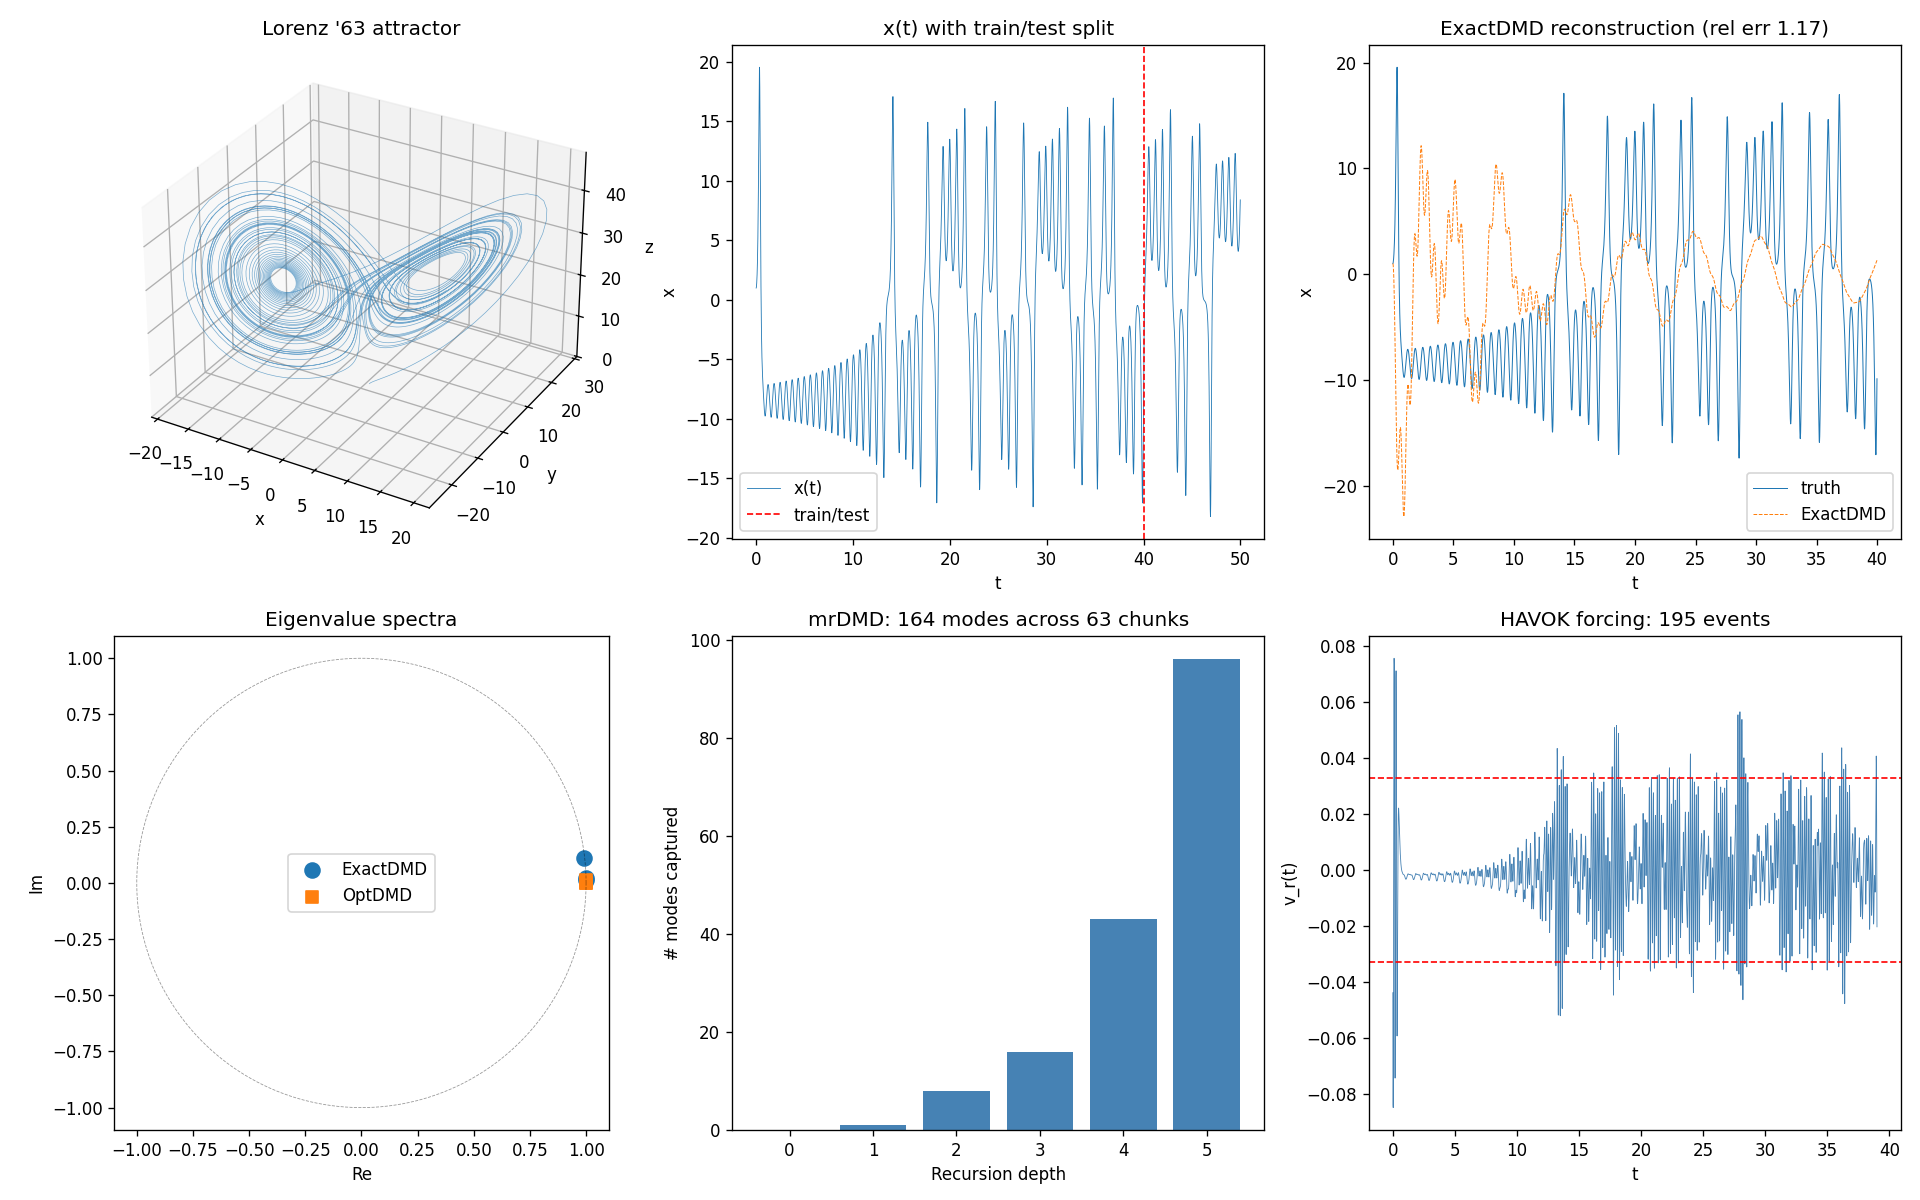

This figure's Python source:
"""Benchmark all DMD variants on Lorenz '63 chaotic data.

Lorenz is genuinely chaotic — no linear operator can capture it perfectly.
Standard DMD methods will produce structured but inaccurate reconstructions.
HAVOK is the right tool for this dataset (Brunton et al. 2017).

Metrics reported per method:
  - Fit time (seconds)
  - Reconstruction relative Frobenius error on training window
  - One-step-ahead RMSE on test window (where applicable)
  - Free-running forecast relative error over test window
  - Dominant frequencies recovered
"""

from __future__ import annotations

import time
import sys
import pathlib

import numpy as np
from scipy.signal import hilbert
import matplotlib
matplotlib.use("Agg")
import matplotlib.pyplot as plt

sys.path.insert(0, str(pathlib.Path(__file__).parent.parent))
import dmd_toolkit as dmd


# ──────────────────────────────────────────────────
# 1. Generate Lorenz '63 data
# ──────────────────────────────────────────────────
N_TOTAL = 5000
N_TRAIN = 4000
DT = 0.01

X_real, t = dmd.data.lorenz(n_steps=N_TOTAL, dt=DT)
print(f"Lorenz data shape: {X_real.shape}  (x, y, z over {N_TOTAL} steps)")

# DMD assumes complex-exponential modes. Hilbert transform gives the analytic
# signal so DMD on each spatial component is meaningful.
X = hilbert(X_real, axis=-1)

X_train = X[:, :N_TRAIN]
X_test = X[:, N_TRAIN:]
t_train = t[:N_TRAIN]
t_test = t[N_TRAIN:]
N_TEST = X_test.shape[1]


def rel_err(true: np.ndarray, est: np.ndarray) -> float:
    return float(np.linalg.norm(true - est, "fro") / np.linalg.norm(true, "fro"))


results: dict[str, dict] = {}


# ──────────────────────────────────────────────────
# 2. Exact DMD
# ──────────────────────────────────────────────────
t0 = time.perf_counter()
ed = dmd.exact_dmd(X_train, rank=3, dt=DT)
fit_time = time.perf_counter() - t0

X_recon = ed.reconstruct(t_train)
recon_err = rel_err(X_train, X_recon)
X_pred = ed.predict(N_TEST)
pred_err = rel_err(X_test, X_pred)

results["ExactDMD"] = {
    "fit_time": fit_time,
    "recon_err": recon_err,
    "pred_err": pred_err,
    "freqs": ed.frequencies,
    "growth": ed.growth_rates,
}


# ──────────────────────────────────────────────────
# 3. Optimized DMD
# ──────────────────────────────────────────────────
t0 = time.perf_counter()
od = dmd.optimized_dmd(X_train, rank=3, t=t_train)
fit_time = time.perf_counter() - t0

X_recon = od.reconstruct(t_train)
recon_err = rel_err(X_train, X_recon)
X_pred = od.reconstruct(t_test)
pred_err = rel_err(X_test, X_pred)

results["OptimizedDMD"] = {
    "fit_time": fit_time,
    "recon_err": recon_err,
    "pred_err": pred_err,
    "freqs": od.frequencies,
    "growth": od.growth_rates,
    "converged": od.converged,
}


# ──────────────────────────────────────────────────
# 4. BOP-DMD
# ──────────────────────────────────────────────────
t0 = time.perf_counter()
bop = dmd.bop_dmd(X_train, rank=3, t=t_train, n_trials=16, rng_seed=0)
fit_time = time.perf_counter() - t0

X_recon = bop.reconstruct(t_train)
recon_err = rel_err(X_train, X_recon)
X_pred = bop.reconstruct(t_test)
pred_err = rel_err(X_test, X_pred)

results["BOPDMD"] = {
    "fit_time": fit_time,
    "recon_err": recon_err,
    "pred_err": pred_err,
    "freqs": np.imag(bop.omega_mean) / (2 * np.pi),
    "growth": np.real(bop.omega_mean),
    "freq_std": np.imag(bop.omega_std) / (2 * np.pi),
    "n_trials": len(bop.trials),
}


# ──────────────────────────────────────────────────
# 5. Multi-Resolution DMD
# ──────────────────────────────────────────────────
t0 = time.perf_counter()
mr = dmd.mr_dmd(X_train, max_levels=6, rank=3, dt=DT, slow_cutoff=5.0)
fit_time = time.perf_counter() - t0

X_recon = mr.reconstruct(N_TRAIN)
recon_err = rel_err(X_train, X_recon)
# mrDMD doesn't naturally extend past the training window; skip pred

results["mrDMD"] = {
    "fit_time": fit_time,
    "recon_err": recon_err,
    "pred_err": float("nan"),
    "n_chunks": len(mr.levels),
    "n_modes_captured": sum(L["modes"].shape[1] for L in mr.levels),
}


# ──────────────────────────────────────────────────
# 6. HAVOK — on Lorenz x-coordinate only
# ──────────────────────────────────────────────────
t0 = time.perf_counter()
hav = dmd.havok(X_real[0, :N_TRAIN], delays=100, rank=15, dt=DT)
fit_time = time.perf_counter() - t0

# HAVOK fit-quality metric: how well does dv/dt = A v + B v_r fit?
state = hav.embedding
forcing = hav.forcing[:, None]
dstate = np.gradient(state, DT, axis=0)
predicted = state @ hav.A.T + forcing @ hav.B.T
linear_resid = rel_err(dstate, predicted)
events = hav.forcing_events(0.95)

results["HAVOK"] = {
    "fit_time": fit_time,
    "recon_err": linear_resid,  # residual of linear model fit
    "pred_err": float("nan"),
    "n_forcing_events": len(events),
    "forcing_threshold": hav.forcing_threshold(0.95),
    "rank": hav.rank,
}


# ──────────────────────────────────────────────────
# 7. Print results table
# ──────────────────────────────────────────────────
print("\n" + "=" * 76)
print(f"{'Method':<14} {'Fit (s)':>9} {'Recon err':>11} {'Pred err':>11}  Notes")
print("-" * 76)
for name, r in results.items():
    fit = f"{r['fit_time']:.3f}"
    recon = f"{r['recon_err']:.3f}"
    pred = "—" if np.isnan(r["pred_err"]) else f"{r['pred_err']:.3f}"
    notes = []
    if "freqs" in r:
        top_freqs = ", ".join(f"{f:+.2f}Hz" for f in r["freqs"][:3])
        notes.append(top_freqs)
    if "converged" in r:
        notes.append(f"converged={r['converged']}")
    if "n_chunks" in r:
        notes.append(f"{r['n_chunks']} chunks, {r['n_modes_captured']} modes")
    if "n_forcing_events" in r:
        notes.append(f"{r['n_forcing_events']} forcing events @ thresh={r['forcing_threshold']:.3f}")
    print(f"{name:<14} {fit:>9} {recon:>11} {pred:>11}  {'; '.join(notes)}")
print("=" * 76)


# ──────────────────────────────────────────────────
# 8. Visualisation
# ──────────────────────────────────────────────────
fig = plt.figure(figsize=(16, 10))

# Top row: Lorenz attractor + x(t) train/test split
ax1 = fig.add_subplot(2, 3, 1, projection="3d")
ax1.plot(X_real[0], X_real[1], X_real[2], lw=0.4, alpha=0.6)
ax1.set_title("Lorenz '63 attractor")
ax1.set_xlabel("x"); ax1.set_ylabel("y"); ax1.set_zlabel("z")

ax2 = fig.add_subplot(2, 3, 2)
ax2.plot(t, X_real[0], lw=0.5, label="x(t)")
ax2.axvline(t[N_TRAIN], color="r", ls="--", lw=1, label="train/test")
ax2.set_xlabel("t"); ax2.set_ylabel("x"); ax2.legend()
ax2.set_title("x(t) with train/test split")

# ExactDMD reconstruction vs truth
ax3 = fig.add_subplot(2, 3, 3)
X_ed_recon = ed.reconstruct(t_train).real
ax3.plot(t_train, X_real[0, :N_TRAIN], lw=0.6, label="truth")
ax3.plot(t_train, X_ed_recon[0], "--", lw=0.6, label="ExactDMD")
ax3.set_xlabel("t"); ax3.set_ylabel("x"); ax3.legend()
ax3.set_title(f"ExactDMD reconstruction (rel err {results['ExactDMD']['recon_err']:.2f})")

# Eigenvalue spectra
ax4 = fig.add_subplot(2, 3, 4)
theta = np.linspace(0, 2 * np.pi, 200)
ax4.plot(np.cos(theta), np.sin(theta), "k--", lw=0.5, alpha=0.4)
ax4.scatter(ed.eigenvalues.real, ed.eigenvalues.imag, label="ExactDMD", s=80, marker="o")
ax4.scatter(np.exp(od.omega * DT).real, np.exp(od.omega * DT).imag, label="OptDMD", s=60, marker="s")
ax4.set_aspect("equal")
ax4.set_xlabel("Re"); ax4.set_ylabel("Im")
ax4.set_title("Eigenvalue spectra")
ax4.legend()

# mrDMD: number of modes per recursion depth
ax5 = fig.add_subplot(2, 3, 5)
by_depth: dict[int, int] = {}
for L in mr.levels:
    by_depth[L["level"]] = by_depth.get(L["level"], 0) + L["modes"].shape[1]
depths = sorted(by_depth)
ax5.bar(depths, [by_depth[d] for d in depths], color="steelblue")
ax5.set_xlabel("Recursion depth"); ax5.set_ylabel("# modes captured")
ax5.set_title(f"mrDMD: {results['mrDMD']['n_modes_captured']} modes across {results['mrDMD']['n_chunks']} chunks")

# HAVOK forcing
ax6 = fig.add_subplot(2, 3, 6)
t_hav = t_train[: len(hav.forcing)]
ax6.plot(t_hav, hav.forcing, lw=0.5, color="steelblue")
thresh = hav.forcing_threshold(0.95)
ax6.axhline(thresh, color="r", ls="--", lw=1)
ax6.axhline(-thresh, color="r", ls="--", lw=1)
ax6.set_xlabel("t"); ax6.set_ylabel("v_r(t)")
ax6.set_title(f"HAVOK forcing: {results['HAVOK']['n_forcing_events']} events")

plt.tight_layout()
out_path = pathlib.Path(__file__).parent / "lorenz_benchmark.png"
plt.savefig(out_path, dpi=120)
print(f"\nSaved {out_path.name}")
